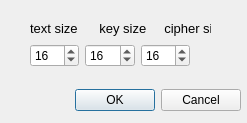
<?xml version="1.0" encoding="UTF-8"?>
<ui version="4.0">
 <class>Dialog</class>
 <widget class="QDialog" name="Dialog">
  <property name="geometry">
   <rect>
    <x>0</x>
    <y>0</y>
    <width>247</width>
    <height>123</height>
   </rect>
  </property>
  <property name="windowTitle">
   <string>Dialog</string>
  </property>
  <widget class="QDialogButtonBox" name="buttonBox">
   <property name="geometry">
    <rect>
     <x>0</x>
     <y>80</y>
     <width>241</width>
     <height>41</height>
    </rect>
   </property>
   <property name="orientation">
    <enum>Qt::Horizontal</enum>
   </property>
   <property name="standardButtons">
    <set>QDialogButtonBox::Cancel|QDialogButtonBox::Ok</set>
   </property>
  </widget>
  <widget class="QWidget" name="horizontalLayoutWidget">
   <property name="geometry">
    <rect>
     <x>30</x>
     <y>40</y>
     <width>160</width>
     <height>31</height>
    </rect>
   </property>
   <layout class="QHBoxLayout" name="horizontalLayout_3">
    <item>
     <widget class="QSpinBox" name="spinBoxText">
      <property name="value">
       <number>16</number>
      </property>
     </widget>
    </item>
    <item>
     <widget class="QSpinBox" name="spinBoxKey">
      <property name="value">
       <number>16</number>
      </property>
     </widget>
    </item>
    <item>
     <widget class="QSpinBox" name="spinBoxCipher">
      <property name="value">
       <number>16</number>
      </property>
     </widget>
    </item>
   </layout>
  </widget>
  <widget class="QLabel" name="label">
   <property name="geometry">
    <rect>
     <x>30</x>
     <y>20</y>
     <width>181</width>
     <height>16</height>
    </rect>
   </property>
   <property name="font">
    <font>
     <pointsize>10</pointsize>
    </font>
   </property>
   <property name="text">
    <string>text size      key size     cipher size</string>
   </property>
  </widget>
 </widget>
 <resources/>
 <connections>
  <connection>
   <sender>buttonBox</sender>
   <signal>accepted()</signal>
   <receiver>Dialog</receiver>
   <slot>accept()</slot>
   <hints>
    <hint type="sourcelabel">
     <x>248</x>
     <y>254</y>
    </hint>
    <hint type="destinationlabel">
     <x>157</x>
     <y>274</y>
    </hint>
   </hints>
  </connection>
  <connection>
   <sender>buttonBox</sender>
   <signal>rejected()</signal>
   <receiver>Dialog</receiver>
   <slot>reject()</slot>
   <hints>
    <hint type="sourcelabel">
     <x>316</x>
     <y>260</y>
    </hint>
    <hint type="destinationlabel">
     <x>286</x>
     <y>274</y>
    </hint>
   </hints>
  </connection>
 </connections>
</ui>
